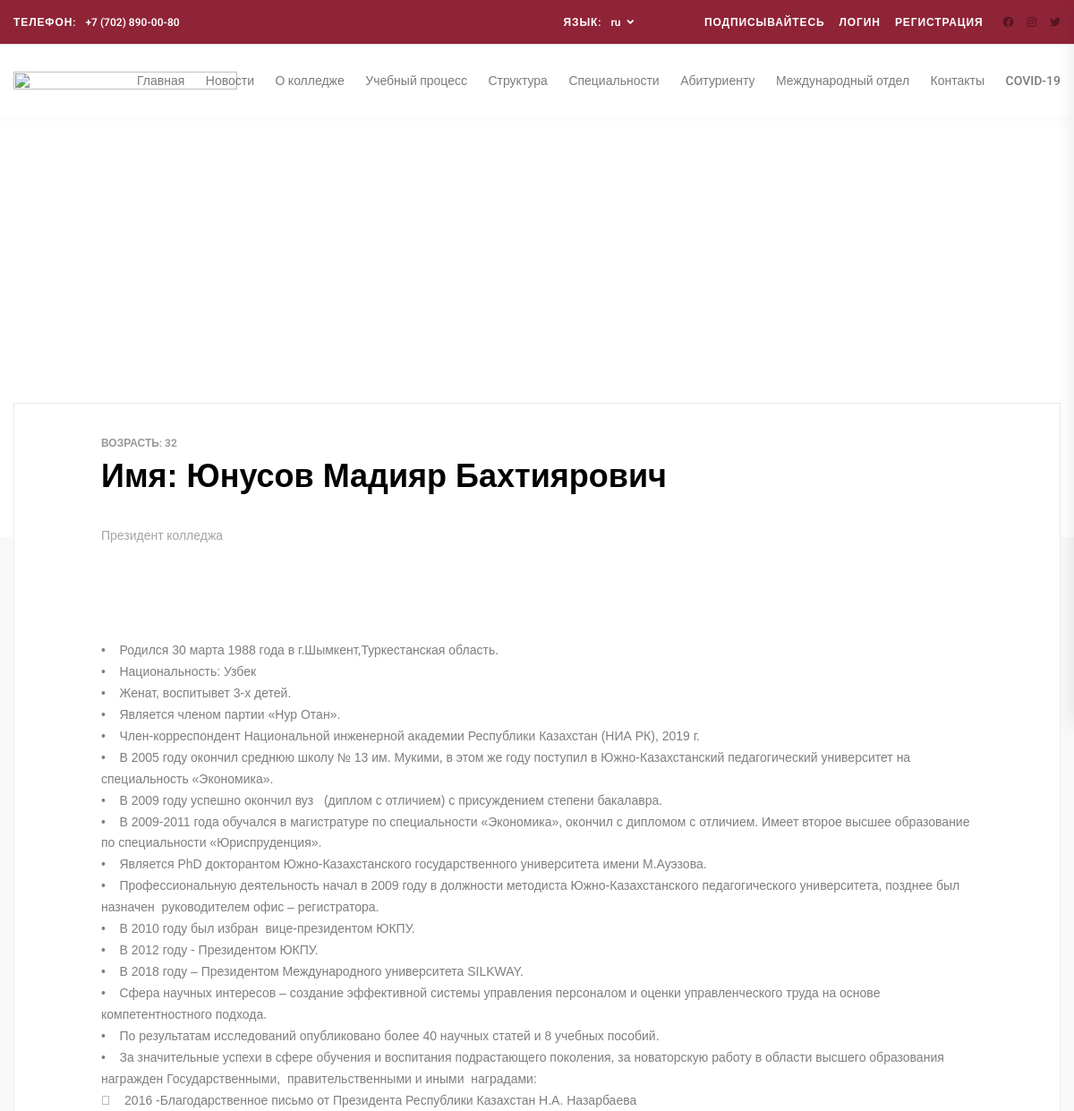
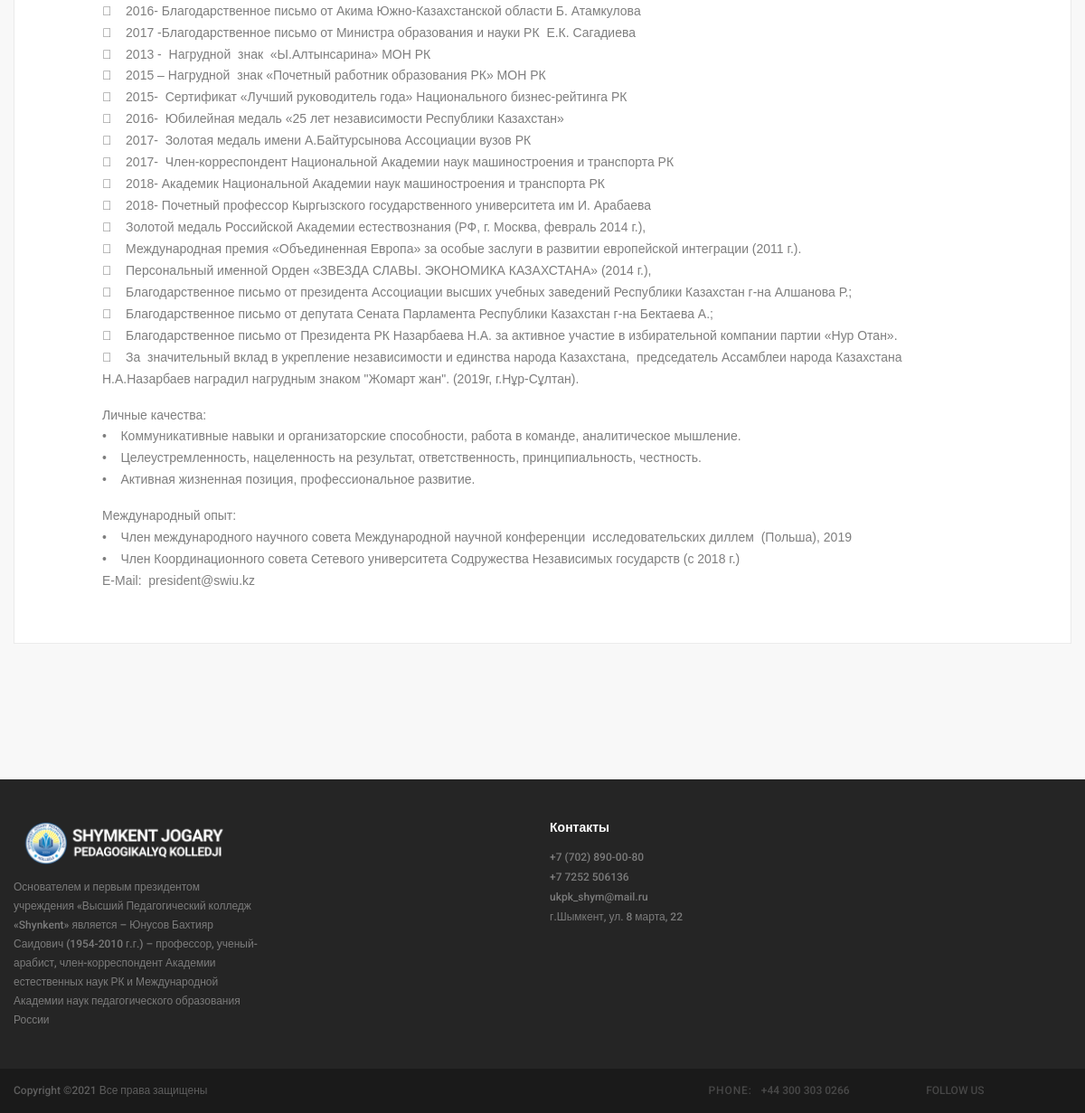
Screenshot of /ru/employes/g/1/ with the database file from the repository (2 pictures, top to bottom).
### page/models.py (models this page shows, shortened)
class PageCategory(models.Model):
    name = models.CharField('НАзвани катоегрий',max_length=255)
    linkto = models.CharField('Ссылка на чего либо',default=0,max_length=255,blank=True,null=True)
    order = models.IntegerField('Филтрация',default=0)
    class Meta:
        verbose_name = "Категория Страницы"
        verbose_name_plural = "Категорий Страницы"

### employeesapp/models.py (models this page shows, shortened)
class Government(models.Model):
    name = models.CharField('Имя',max_length=255)
    age = models.IntegerField('Возраст')
    position = models.CharField('Должность',max_length=255)
    isimp = models.BooleanField('Важность')
    about = RichTextField('Описание',default="Пишите описание")
    photo = models.ImageField('Фото',upload_to='government/')
    order = models.IntegerField('Филтрация')
    class Meta:
        verbose_name = 'Руководство колледжа'
        verbose_name_plural = 'Руководство колледжа'

### employeesapp/views.py (the view)
# urls.py: path('g/<int:pk>/',gDetailView,name="gDetailView")
def gDetailView(request,pk):
    pageCats = PageCategory.objects.all()
    government = Government.objects.get(id=pk)
    data = {
        'government':government,
        'pageCats':pageCats
    }
    return render(request,'government/single-page.html',data)

### sapp/templatetags/snp.py (called while the page is built)
@register.filter_function
def order_bys(queryset, args):
    args = [x.strip() for x in args.split(',')]
    return queryset.order_by(*args)

### templates/government/single-page.html (shortened to what this page needs)
{% extends 'layouts/app2.html' %}
{% load static %}
  {% load i18n %}
  {% load snp %}
{% block content %}
<div class="blog_top_image">
    <div class="blog_top">
        <div class="blog_background parallax-window" data-parallax="scroll" data-image-src="{{ government.photo.url }}" data-speed="0.8"></div>
    </div>
</div>
<div class="blog_container">
    <div class="container">
        <div class="row blog_content_row">
            <div class="col">
                <div class="blog_content">
                    <div class="blog_post_title_container">
                        <div class="blog_category"><a href="#">Возрасть: {{government.age}}</a></div>
                        <div class="blog_title">Имя: {{government.name}}</div>
                    </div>
                    <div class="blog_text">
                        {{government.position}}
                    </div>
                    <div style="height: 70px; margin-top: 20px; border-radius: 5px; overflow: hidden;" class="img">
                    </div>
                 <div>
                     {% autoescape off %}<p class="blog__description mt-2">
                       {{ government.about }}
                    </p>
                     {% endautoescape %}
                </div>
                </div>
            </div>
        </div>
    </div>
</div>
{% endblock %}

### templates/layouts/app2.html (shortened to what this page needs)
{% load static %}
{% load i18n %}
{% load snp %}
<!DOCTYPE html>
<html lang="en">
<head>
<link rel="stylesheet" type="text/css" href="{% static 'styles/bootstrap4/bootstrap.min.css' %}">
<link href="{% static 'plugins/font-awesome-4.7.0/css/fontawesome.css' %}" rel="stylesheet" type="text/css">
<link rel="stylesheet" type="text/css" href="{% static 'plugins/OwlCarousel2-2.2.1/owl.carousel.css' %}">
<link rel="stylesheet" type="text/css" href="{% static 'plugins/OwlCarousel2-2.2.1/owl.theme.default.css' %}">
<link rel="stylesheet" type="text/css" href="{% static 'plugins/OwlCarousel2-2.2.1/animate.css' %}">
<link rel="stylesheet" href="https://unpkg.com/swiper/swiper-bundle.css" />
<link rel="stylesheet" href="https://unpkg.com/swiper/swiper-bundle.min.css" />
<link rel="stylesheet" type="text/css" href="{% static 'styles/main_styles.css' %}">
<link rel="stylesheet" type="text/css" href="{% static 'styles/responsive.css' %}">
<link href="{% static 'plugins/video-js/video-js.css' %}" rel="stylesheet" type="text/css">
<link rel="stylesheet" type="text/css" href="{% static 'styles/custom.css' %}">
</head>
<body>
<div class="super_container">
	<header class="header">
		<div class="top_bar">
			<div class="top_bar_container">
				<div class="container">
					<div class="row">
						<div class="col">
							<div class="top_bar_content d-flex flex-row align-items-center justify-content-start">
								<div class="top_bar_phone"><span class="top_bar_title">{% trans 'Телефон:' %}</span>+7 (702) 890-00-80</div>
								<div class="top_bar_right ml-auto">
									<div class="top_bar_lang">
										<span class="top_bar_title">{% trans 'Язык:' %}</span>
                             <form action="{% url 'set_language' %}" method="POST" >
										<ul class="lang_list">
                                        {% get_current_language as LANGUAGE_CODE %}
                                            <li class="hassubs">
												<a href="#">{{LANGUAGE_CODE}}<i class="fa fa-angle-down" aria-hidden="true"></i></a>
                                                    {% get_available_languages as LANGUAGES %}
                                                    {% get_language_info_list for LANGUAGES as languages %}
											</li>
										</ul>
                              </form>
									</div>
									<div class="top_bar_social">
										<span class="top_bar_title social_title">{% trans 'Подписывайтесь' %}</span>
										{% if request.user.is_authenticated %}
										<span class="top_bar_title social_title"><a href="{% url 'sapp:login' %}">{{request.user}}</a></span>
                                        <span class="top_bar_title social_title"><a href="{% url 'PageCategoryListView' %}">Конструктор</a></span>
										<span class="top_bar_title social_title"><a href="{% url 'sapp:logout' %}">{% trans 'Выйти' %}</a></span>
										{% else %}
										<span class="top_bar_title social_title"><a href="{% url 'sapp:login' %}">{% trans 'Логин' %}</a></span>
										<span class="top_bar_title social_title"><a href="{% url 'sapp:register' %}">{% trans 'Регистрация' %}</a></span>
										{% endif %}
										<ul>
											<li><a href="https://www.facebook.com/Shym.kolledj"><i class="fab fa-facebook" aria-hidden="true"></i></a></li>
											<li><a href="https://www.instagram.com/shym_kolledj/"><i class="fab fa-instagram" aria-hidden="true"></i></a></li>
											<li><a href="#"><i class="fab fa-twitter" aria-hidden="true"></i></a></li>
										</ul>
									</div>
								</div>
							</div>
						</div>
					</div>
				</div>
			</div>
		</div>
		<div class="header_container">
			<div class="container">
				<div class="row">
					<div class="col">
						<div class="header_content d-flex flex-row align-items-center justify-content-start">
							<div class="logo_container mr-auto">
								<a href="#">
									<div class="logo_text">
                                        <img class="logo_img" src="{% static 'images/new/dark.png' %}" alt="">
                                    </div>
								</a>
							</div>
							<nav class="main_nav_contaner">
								<ul class="main_nav">
                                    {% for cat in pageCats|order_bys:'order' %}
                                    <li class="main_nav__item"><a href="{% if cat.linkto != '0' %} {{cat.linkto}} {% endif %}">{{cat.name}}</a>
                                    </li>
                                    {% endfor %}
								</ul>
							</nav>
						</div>
					</div>
				</div>
			</div>
		</div>
	</header>
	{% block content %}
    {% endblock %}
	<footer class="footer">
		<div class="footer_body">
			<div class="container">
				<div class="row">
					<div class="col-lg-3 footer_col">
						<div class="">
							<div class="logo_text">
								<img class="logo_img" src="{% static 'images/new/light.png' %}" alt="">
							</div>
							<ul class="footer_list">
								<li><a href="">
                                    {% trans "Основателем и первым президентом учреждения «Высший Педагогический колледж «Shynkent»   является – Юнусов Бахтияр Саидович (1954-2010 г.г.) – профессор, ученый-арабист, член-корреспондент Академии естественных наук РК и Международной Академии наук педагогического образования России" %}
								</a></li>
							</ul>
						</div>
					</div>
					<div class="col-lg-2 offset-lg-3 footer_col">
						<div>
							<div class="footer_title">{% trans 'Контакты' %}</div>
							<ul class="footer_list">
								<li><a href="#">+7 (702) 890-00-80</a></li>
								<li><a href="#">+7 7252 506136</a></li>
								<li><a href="#">ukpk_shym@mail.ru</a></li>
								<li><a href="#">{% trans 'г.Шымкент, ул. 8 марта, 22' %}</a></li>
							</ul>
						</div>
					</div>
				</div>
			</div>
		</div>
		<div class="copyright">
			<div class="container">
				<div class="row">
					<div class="col">
						<div class="copyright_content d-flex flex-md-row flex-column align-items-md-center align-items-start justify-content-start">
							<div class="cr">
Copyright &copy;<script>document.write(new Date().getFullYear());</script> Все права защищены </div>
							<div class="cr_right ml-md-auto">
								<div class="footer_phone"><span class="cr_title">phone:</span>+44 300 303 0266</div>
								<div class="footer_social">
									<span class="cr_social_title">follow us</span>
									<ul>
										<li><a href="#"><i class="fa fa-facebook" aria-hidden="true"></i></a></li>
										<li><a href="#"><i class="fa fa-instagram" aria-hidden="true"></i></a></li>
										<li><a href="#"><i class="fa fa-twitter" aria-hidden="true"></i></a></li>
									</ul>
								</div>
							</div>
						</div>
					</div>
				</div>
			</div>
		</div>
	</footer>
</div>
</body>
</html>

### static/styles/custom.css (style rules this page uses)
.logo_img { height: 100%; width:100%; }
.logo_text { width: 250px; }
.container { max-width: 1400px; }
:root { --yellow: #feb60a; --red: #ff0062; --blue: #00dbf9; --violet: #da00f7; }
.top_bar_right { display: flex; align-items: center; }
.top_bar_lang { display: flex; }

### rows the page displays
PageCategory: name "Главная"
PageCategory: name "Новости"
PageCategory: name "О колледже"
PageCategory: name "Учебный процесс"
PageCategory: name "Структура"
PageCategory: name "Специальности"
PageCategory: name "Абитуриенту"
PageCategory: name "Международный отдел"
PageCategory: name "Контакты"
PageCategory: name "COVID-19"
Government: age "32", name "Юнусов Мадияр Бахтиярович", position "Президент колледжа", about "• Родился 30 марта 1988 года в г.Шымкент,Туркестанская область. • Национальность: Узбек • Женат, воспитывет 3-х детей. • Является членом партии «Нур Отан». • Член-корреспондент Национальной инженерной академии Республики Казахстан (НИА РК), 2019 г. • В 2005 году окончил среднюю школу № 13 им. Мукими, в этом же году поступил в Южно-Казахстанский педагогический университет на специальность «Экономика». • В 2009 году успешно окончил вуз (диплом с отличием) с присуждением степени бакалавра. • В 2009-2011 года обучался в магистратуре по специальности «Экономика», окончил с дипломом с отличием. Имеет второе высшее образование по специальности «Юриспруденция». • Является PhD докторантом…"

### other values shown
{{ LANGUAGE_CODE }} "ru"
